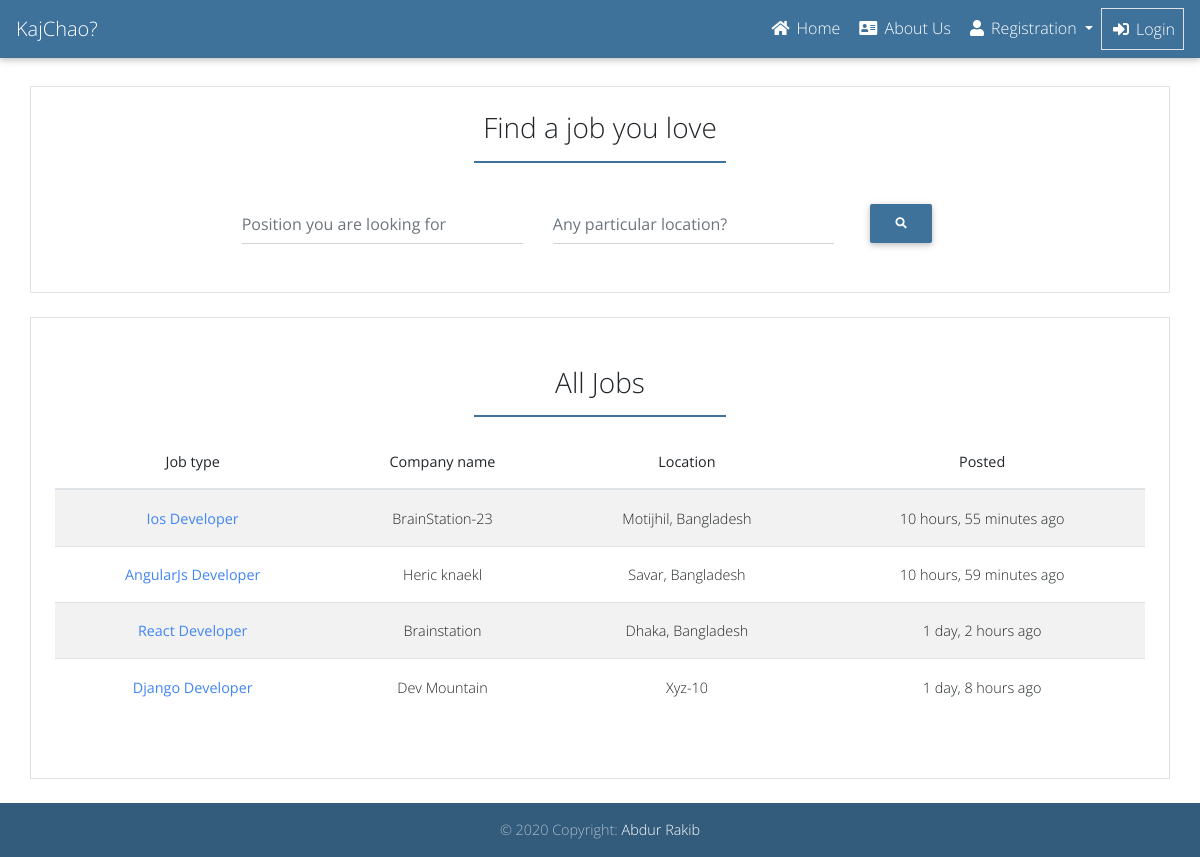
The app's page /jobs, older data.
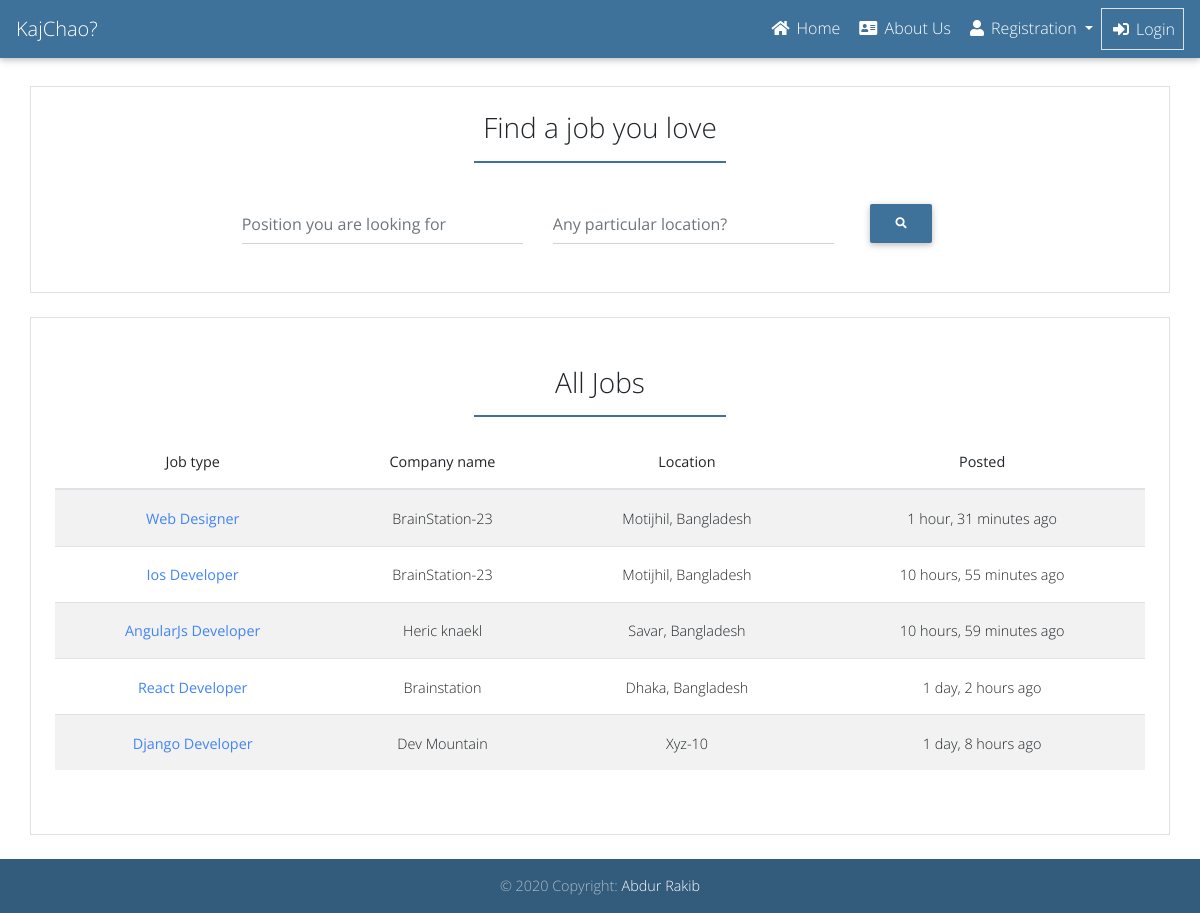
The same page, newer data.
### jobs/models.py (models this page shows, shortened)
class Job(models.Model):
    user = models.ForeignKey(get_user_model(), on_delete=models.CASCADE)
    title = models.CharField(max_length=300)
    description = models.TextField()
    location = models.CharField(max_length=300)
    job_type = models.CharField(choices=JOB_TYPE, max_length=10)
    category = models.CharField(max_length=100)
    last_date = models.DateTimeField()
    company_name = models.CharField(max_length=100)
    company_description = models.CharField(max_length=300)
    website = models.CharField(max_length=100, default="")
    created_at = models.DateTimeField(auto_now_add=True)
    filled = models.BooleanField(default=False)
    salary = models.IntegerField(default=0, blank=True)
    class Meta:
        ordering = ('-created_at', )
    def get_absolute_url(self):
        return reverse('jobs:jobs-detail',
                       kwargs={
                           'id': self.id,
                       })

### jobs/views.py (the view)
# urls.py: path('jobs', JobListView.as_view(), name='jobs'),
class JobListView(ListView):
    model = Job
    context_object_name = 'jobs'
    template_name = 'jobs/jobs.html'
    paginate_by = 5

### templates/jobs/jobs.html (shortened to what this page needs)
{% extends 'base.html' %}
{% block content %}
<div class="row ">
    <div class="col-md-12 border mt-4 p-4">
        <div class="row justify-content-center ">
            <div class="col-md-8">
                <h3 class="card-title text-center">Find a job you love</h3>
                <hr class="myColor" style="width: 250px; border: 1px solid #3F729B;">
                <form action="{% url 'jobs:search' %}" method="get">
                    <div class="row align-items-center">
                        <div class="col-md-5">
                            <div class="md-form">
                                <input type="text" id="profession" name="position"
                                    placeholder="Position you are looking for" class="form-control">
                            </div>
                        </div>
                        <div class="col-md-5">
                            <div class="md-form">
                                <input type="text" id="location" name="location" placeholder="Any particular location?"
                                    class="form-control">
                            </div>
                        </div>
                        <div class="col-md-2">
                            <button type="submit" class="btn myColor btn-md text-white">
                                <i class="fa fa-search"></i>
                            </button>
                        </div>
                    </div>
                </form>
            </div>
        </div>
    </div>
</div>
<div class="row mt-4">
    <div class="col-md-12 border px-4 py-5">
        <h3 class="text-center">All Jobs</h3>
        <hr class="myColor myBorder" style="width: 250px; border: 1px solid #3F729B;">
        <table class="table table-striped text-center">
            <thead>
                <tr>
                    <th scope="col">Job type</th>
                    <th scope="col">Company name</th>
                    <th scope="col">Location</th>
                    <th scope="col">Posted</th>
                </tr>
            </thead>
            <tbody>
                {% for job in jobs %}
                <tr>
                    <th scope="row"><a href="{{ job.get_absolute_url }}" class="text-primary">{{ job.title }}</a></th>
                    <td>{{ job.company_name }}</td>
                    <td>{{ job.location }}</td>
                    <td>{{ job.created_at|timesince }} ago</td>
                </tr>
                {% endfor %}
            </tbody>
        </table>
    </div>
</div>
{% endblock %}

Row changes from the older to the newer data that the page shows:
added Job: title "Web Designer", company_name "BrainStation-23", location "Motijhil, Bangladesh", created_at "1 hour, 31 minutes"
